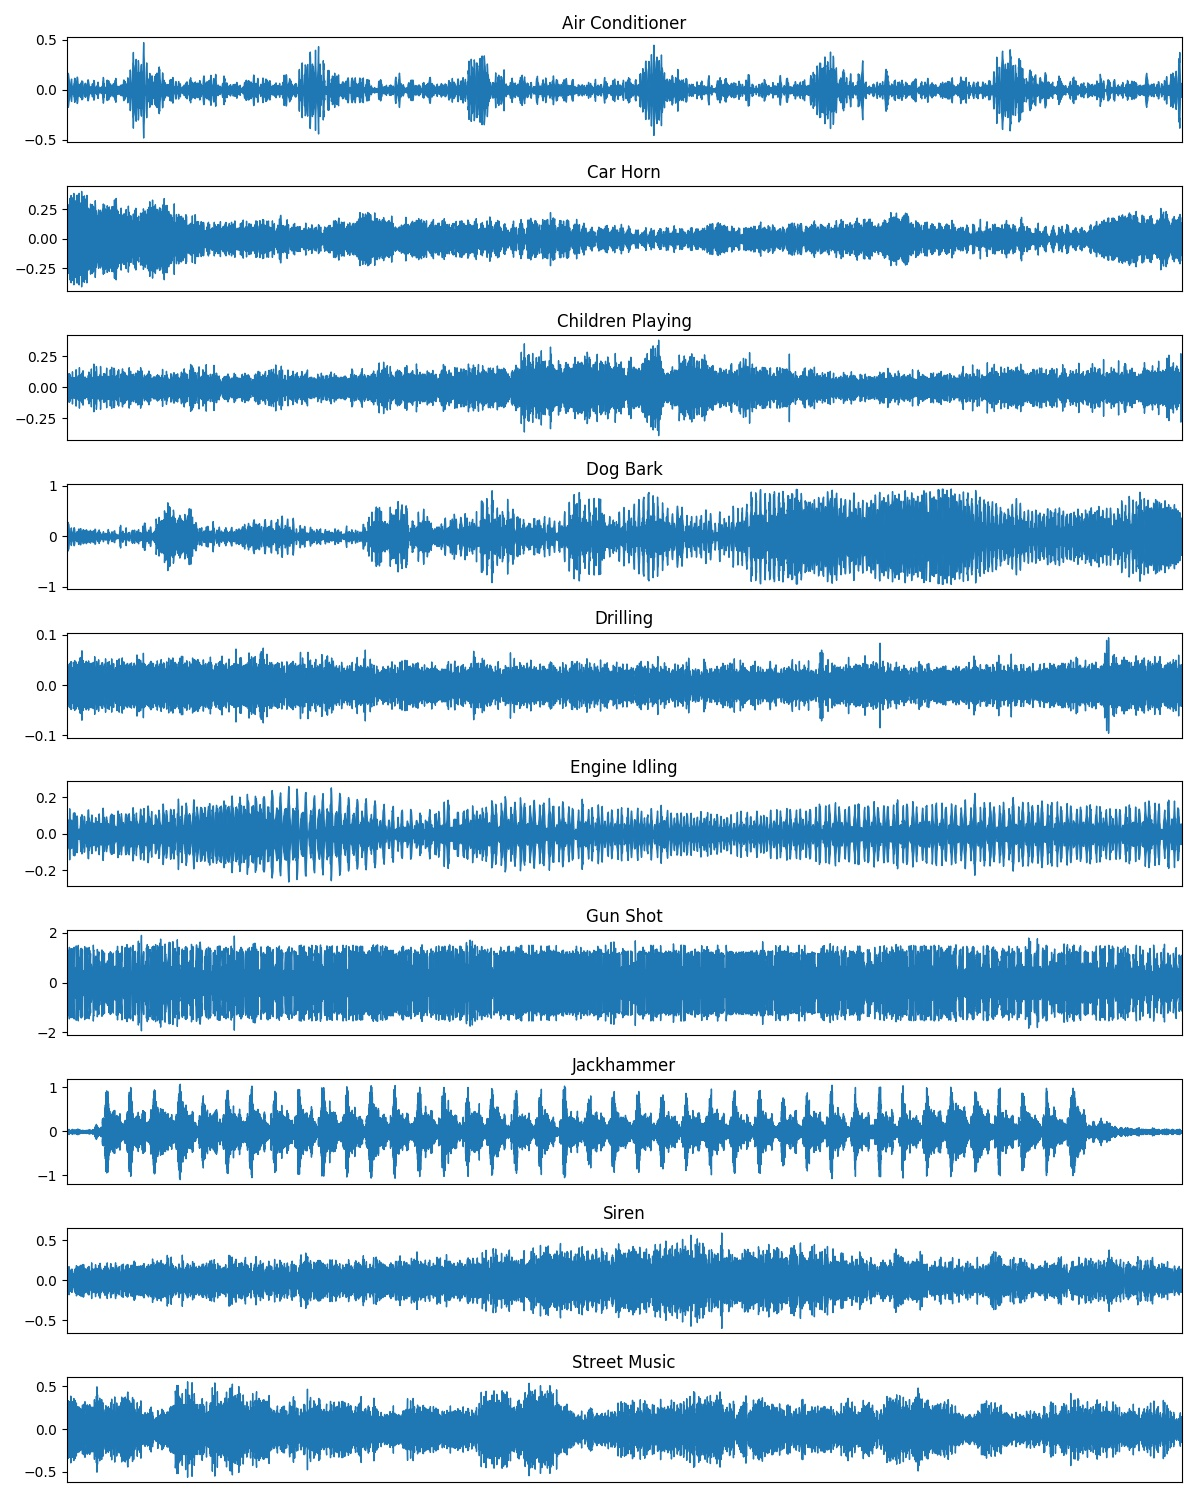

Recreate this plot in Python.
import os
import numpy as np
import librosa as ls
import librosa.display as lsd
import matplotlib.pyplot as plt

# path to dataset
sound_dir = 'UrbanSound8K\\audio\\files'

# choosing one sound from each category
unique_sounds = ["57320-0-0-7.wav","24074-1-0-3.wav","15564-2-0-1.wav","31323-3-0-1.wav",
                 "46669-4-0-35.wav","89948-5-0-0.wav","40722-8-0-4.wav", 
                 "14772-7-5-0.wav","106905-8-0-0.wav","108041-9-0-4.wav"]
sound_names = ["air conditioner","car horn","children playing", "dog bark","drilling",
               "engine idling", "gun shot", "jackhammer","siren","street music"]

# raw time-series values for these sounds
raw = []
for u in unique_sounds:
    ts, sr = ls.load(os.path.join(sound_dir, u))
    raw.append(ts)

# waveplot of unique sound-classes within dataset
def waves(raw_sounds):    
    i = 1
    fig = plt.figure(figsize=(12,15))
    for file,name in zip(raw_sounds,sound_names):
        plt.subplot(10,1,i)
        lsd.waveplot(np.array(file), x_axis=None)
        plt.title(name.title())
        i += 1
    plt.suptitle("Waveplot", x=0.52, y=1.02, fontsize=15)
    fig.tight_layout()
    plt.savefig('waveplot.jpg')

waves(raw)
